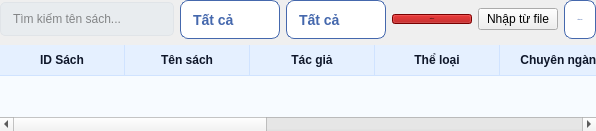
          <widget class="QWidget" name="scrollAreaWidgetContents">
           <property name="geometry">
            <rect>
             <x>0</x>
             <y>0</y>
             <width>596</width>
             <height>131</height>
            </rect>
           </property>
           <layout class="QVBoxLayout" name="verticalLayout_3">
            <property name="leftMargin">
             <number>0</number>
            </property>
            <property name="topMargin">
             <number>0</number>
            </property>
            <property name="rightMargin">
             <number>0</number>
            </property>
            <property name="bottomMargin">
             <number>0</number>
            </property>
            <item>
             <layout class="QHBoxLayout" name="horizontalLayout_5">
              <item>
               <widget class="QLineEdit" name="lineEdit">
                <property name="maximumSize">
                 <size>
                  <width>520</width>
                  <height>16777215</height>
                 </size>
                </property>
                <property name="font">
                 <font>
                  <family>Segoe UI</family>
                  <pointsize>-1</pointsize>
                 </font>
                </property>
                <property name="styleSheet">
                 <string notr="true">QLineEdit {
    background-color: #e8ecef; 
    border-radius: 5px; 
    border: 1px solid #E0E4E8; 
    padding: 8px 10px; 
    color: #1E1E1E; 
    font-size: 12px;
}

QLineEdit:hover {
    background-color: #E5E9ED;
}
QLineEdit:focus {
    background-color: #FFFFFF; 
    border: 1px solid #3498db; 
}</string>
                </property>
                <property name="text">
                 <string/>
                </property>
                <property name="placeholderText">
                 <string>Tìm kiếm tên sách...</string>
                </property>
                <property name="clearButtonEnabled">
                 <bool>true</bool>
                </property>
               </widget>
              </item>
              <item>
               <widget class="QComboBox" name="the_loai_combo">
                <property name="minimumSize">
                 <size>
                  <width>0</width>
                  <height>39</height>
                 </size>
                </property>
                <property name="font">
                 <font>
                  <family>Segoe UI</family>
                  <pointsize>-1</pointsize>
                  <bold>true</bold>
                 </font>
                </property>
                <property name="styleSheet">
                 <string notr="true">
QComboBox {
    border: 1px solid #4568ad;
    border-radius: 8px;
    padding: 6px 12px;
    background-color: white;
    color: #4568ad;
    font-size: 14px;
}

QComboBox:hover {
    border-color: #2a4a8b; 
    background-color: #f9faff;
}
QComboBox:on {
    border-bottom-left-radius: 0px;
    border-bottom-right-radius: 0px;
    border-bottom: 1px solid #f0f0f0;
}

QComboBox::drop-down {
    subcontrol-origin: padding;
    subcontrol-position: top right;
    width: 30px;
    border-left-width: 0px;
    border-top-right-radius: 8px;
    border-bottom-right-radius: 8px;
}

QComboBox::down-arrow {
    image: url(:/icons/icons_/down-chevron.png); 
    width: 16px;
    height: 16px;
}

QComboBox QAbstractItemView {
    border: 1px solid #4568ad;
    border-top: none;  

    border-top-left-radius: 0px;
    border-top-right-radius: 0px;
    border-bottom-left-radius: 8px;
    border-bottom-right-radius: 8px;
    
    background-color: white;
    color: #4568ad;
    outline: 0px;
    selection-background-color: #4568ad;
    selection-color: white;
}

QComboBox QAbstractItemView::item {
    height: 30px; 
    padding-left: 10px; 
    margin: 0px;
}

QComboBox QAbstractItemView::item:hover {
    background-color: #f0f5ff;
    color: #4568ad;
    border: none;
}

QComboBox QAbstractItemView::item:selected {
    background-color: #4568ad;
    color: white;
    border: none;
}</string>
                </property>
                <item>
                 <property name="text">
                  <string>Tất cả</string>
                 </property>
                </item>
               </widget>
              </item>
              <item>
               <widget class="QComboBox" name="chuyen_nganh_combo">
                <property name="minimumSize">
                 <size>
                  <width>0</width>
                  <height>39</height>
                 </size>
                </property>
                <property name="font">
                 <font>
                  <family>Segoe UI</family>
                  <pointsize>-1</pointsize>
                  <bold>true</bold>
                 </font>
                </property>
                <property name="styleSheet">
                 <string notr="true">/* 1. Style cho bản thân cái ComboBox */
QComboBox {
    border: 1px solid #4568ad;
    border-radius: 8px;
    padding: 6px 12px;
    background-color: white;
    color: #4568ad;
    font-size: 14px; /* Thêm size chữ cho dễ đọc */
}

QComboBox:hover {
    border-color: #2a4a8b; /* Đổi màu đậm hơn chút khi hover */
    background-color: #f9faff;
}

/* Khi đang mở danh sách -&gt; Vuông 2 góc dưới để nối với danh sách */
QComboBox:on {
    border-bottom-left-radius: 0px;
    border-bottom-right-radius: 0px;
    border-bottom: 1px solid #f0f0f0; /* Làm mờ cạnh dưới để cảm giác liền mạch */
}

/* Mũi tên */
QComboBox::drop-down {
    subcontrol-origin: padding;
    subcontrol-position: top right;
    width: 30px;
    border-left-width: 0px;
    border-top-right-radius: 8px;
    border-bottom-right-radius: 8px;
}

QComboBox::down-arrow {
    image: url(:/icons/icons_/down-chevron.png); 
    width: 16px;
    height: 16px;
}

/* 2. Style cho cái Danh sách xổ xuống (Quan trọng) */
QComboBox QAbstractItemView {
    border: 1px solid #4568ad; /* Đã thêm dấu # */
    border-top: none;          /* Bỏ viền trên để nối với cái box */
    
    /* Vuông 2 góc trên, bo 2 góc dưới */
    border-top-left-radius: 0px;
    border-top-right-radius: 0px;
    border-bottom-left-radius: 8px;
    border-bottom-right-radius: 8px;
    
    background-color: white;
    color: #4568ad;
    
    outline: 0px;  /* QUAN TRỌNG: Dòng này xóa cái viền nét đứt xấu xí */
    selection-background-color: #4568ad; /* Màu nền khi chọn */
    selection-color: white;              /* Màu chữ khi chọn */
}

/* Từng dòng trong danh sách */
QComboBox QAbstractItemView::item {
    height: 30px; /* Tăng chiều cao cho thoáng */
    padding-left: 10px; /* Cách lề trái */
    margin: 0px;
}

/* Khi di chuột vào item (nhưng chưa click) */
QComboBox QAbstractItemView::item:hover {
    background-color: #f0f5ff;
    color: #4568ad;
    border: none; /* Đảm bảo không có viền lạ */
}

/* Khi item đã được chọn */
QComboBox QAbstractItemView::item:selected {
    background-color: #4568ad;
    color: white;
    border: none;
}</string>
                </property>
                <item>
                 <property name="text">
                  <string>Tất cả</string>
                 </property>
                </item>
               </widget>
              </item>
              <item>
               <widget class="QPushButton" name="xuat_csv_sach">
                <property name="font">
                 <font>
                  <family>Segoe UI</family>
                  <pointsize>-1</pointsize>
                  <bold>true</bold>
                 </font>
                </property>
                <property name="styleSheet">
                 <string notr="true">background-color: rgb(170, 0, 0);</string>
                </property>
                <property name="text">
                 <string>Xuất CSV</string>
                </property>
               </widget>
              </item>
              <item>
               <widget class="QPushButton" name="nhap_tu_file">
                <property name="text">
                 <string>Nhập từ file</string>
                </property>
               </widget>
              </item>
              <item>
               <widget class="QPushButton" name="them_sach_button">
                <property name="minimumSize">
                 <size>
                  <width>0</width>
                  <height>39</height>
                 </size>
                </property>
                <property name="font">
                 <font>
                  <family>Segoe UI</family>
                  <pointsize>-1</pointsize>
                  <bold>true</bold>
                 </font>
                </property>
                <property name="styleSheet">
                 <string notr="true">
QPushButton {
    border: 1px solid #4568ad;
    border-radius: 8px;
    padding: 6px 12px;
    background-color: white;
    
	color: rgb(69, 104, 173);
}
QPushButton:hover {
    border-color: #333;
}

QPushButton:on {
    border-bottom-left-radius: 0px;
    border-bottom-right-radius: 0px;
}</string>
                </property>
                <property name="text">
                 <string>Thêm sách</string>
                </property>
               </widget>
              </item>
             </layout>
            </item>
            <item>
             <widget class="QTableWidget" name="sach_table">
              <property name="styleSheet">
               <string notr="true">QTableWidget {
    background: #f7fbff;              /* nền sáng xanh nhạt */
    gridline-color: #d0e3ff;          /* màu kẻ ô */
    selection-background-color: #d6e9ff; /* nền khi chọn */
    selection-color: #0f172a;         /* màu chữ khi chọn */
    border: none;
}

QHeaderView::section {
    background: #e5f0ff;              /* header xanh nhạt */
    color: #0f172a;
    padding: 6px 10px;
    border: 0px;
    border-right: 1px solid #d0e3ff;
    border-bottom: 1px solid #d0e3ff;
    font-weight: 600;
}

/* kẻ ngang từng dòng */
QTableWidget::item {
    border-bottom: 1px solid #eef2ff;
}
QTableWidget::item:selected {
    background: #d6e9ff;
}</string>
              </property>
              <property name="horizontalScrollBarPolicy">
               <enum>Qt::ScrollBarPolicy::ScrollBarAsNeeded</enum>
              </property>
              <property name="autoScrollMargin">
               <number>15</number>
              </property>
              <property name="showGrid">
               <bool>true</bool>
              </property>
              <property name="gridStyle">
               <enum>Qt::PenStyle::SolidLine</enum>
              </property>
              <property name="sortingEnabled">
               <bool>false</bool>
              </property>
              <property name="wordWrap">
               <bool>false</bool>
              </property>
              <attribute name="horizontalHeaderVisible">
               <bool>true</bool>
              </attribute>
              <attribute name="horizontalHeaderCascadingSectionResizes">
               <bool>false</bool>
              </attribute>
              <attribute name="horizontalHeaderMinimumSectionSize">
               <number>32</number>
              </attribute>
              <attribute name="horizontalHeaderDefaultSectionSize">
               <number>125</number>
              </attribute>
              <attribute name="horizontalHeaderHighlightSections">
               <bool>true</bool>
              </attribute>
              <attribute name="horizontalHeaderShowSortIndicator" stdset="0">
               <bool>false</bool>
              </attribute>
              <attribute name="horizontalHeaderStretchLastSection">
               <bool>false</bool>
              </attribute>
              <attribute name="verticalHeaderVisible">
               <bool>false</bool>
              </attribute>
              <attribute name="verticalHeaderCascadingSectionResizes">
               <bool>false</bool>
              </attribute>
              <attribute name="verticalHeaderMinimumSectionSize">
               <number>30</number>
              </attribute>
              <attribute name="verticalHeaderDefaultSectionSize">
               <number>40</number>
              </attribute>
              <attribute name="verticalHeaderShowSortIndicator" stdset="0">
               <bool>false</bool>
              </attribute>
              <attribute name="verticalHeaderStretchLastSection">
               <bool>false</bool>
              </attribute>
              <column>
               <property name="text">
                <string>ID Sách</string>
               </property>
              </column>
              <column>
               <property name="text">
                <string>Tên sách</string>
               </property>
              </column>
              <column>
               <property name="text">
                <string>Tác giả</string>
               </property>
              </column>
              <column>
               <property name="text">
                <string>Thể loại</string>
               </property>
              </column>
              <column>
               <property name="text">
                <string>Chuyên ngành</string>
               </property>
              </column>
              <column>
               <property name="text">
                <string>Lượt xem</string>
               </property>
              </column>
              <column>
               <property name="text">
                <string>Lượt mượn</string>
               </property>
              </column>
              <column>
               <property name="text">
                <string>Tổng/rảnh</string>
               </property>
              </column>
              <column>
               <property name="text">
                <string>Trạng thái</string>
               </property>
              </column>
             </widget>
            </item>
           </layout>
          </widget>
